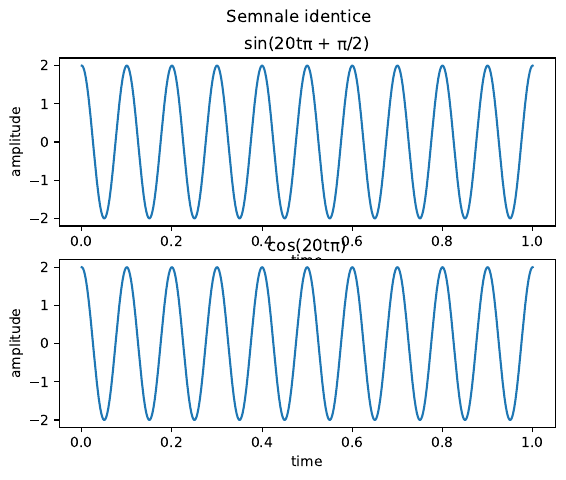

Write the Python code that produced this figure.
import numpy as np
import matplotlib.pyplot as plt

t = np.arange(0,1,0.0001)
sig_sin = 2 * np.sin(20 * np.pi * t + np.pi / 2)
sig_cos = 2 * np.cos(20 * np.pi * t)

fig, ass = plt.subplots(2)
fig.suptitle('Semnale identice')

ass[0].plot(t, sig_sin)
ass[0].set_title('sin(20tπ + π/2)')
ass[0].set_xlabel('time')
ass[0].set_ylabel('amplitude')

ass[1].plot(t, sig_cos)
ass[1].set_title('cos(20tπ)')
ass[1].set_xlabel('time')
ass[1].set_ylabel('amplitude')

plt.savefig("ex1.pdf", format="pdf", bbox_inches="tight")
plt.show()
